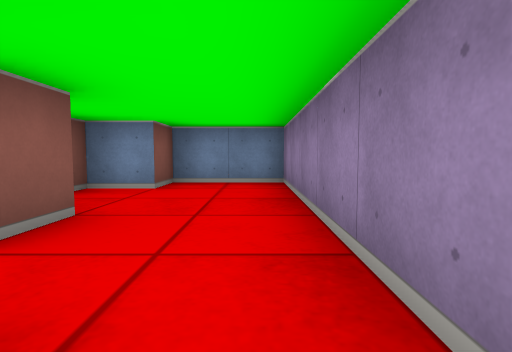
view 1 (above)

16 first-person views from a walk through a cub3D level. The camera is about half as high as the walls, tilts 4° down and sees 80° across. The floor is counted in squares. Each view is taken from the middle of a square. On the plan, view 1 faces up. The plan holds only what a view shows up to about 9 squares ahead; the rest is blank. The place goes on beyond the plan.

view 2
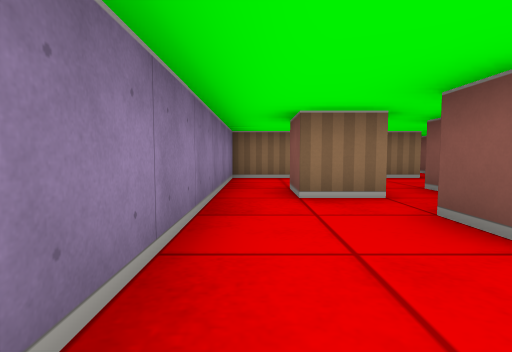

view 3
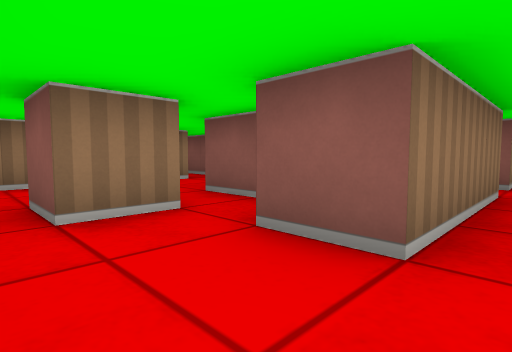

view 4
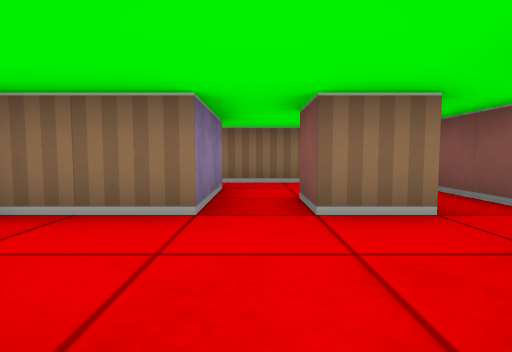

view 5
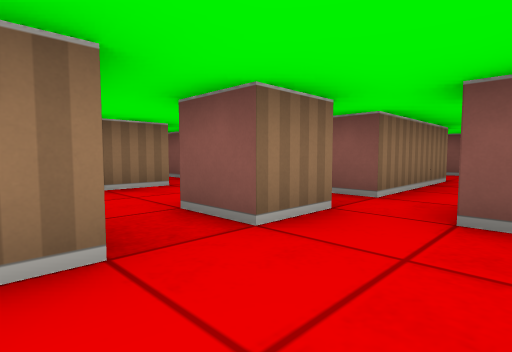

view 6
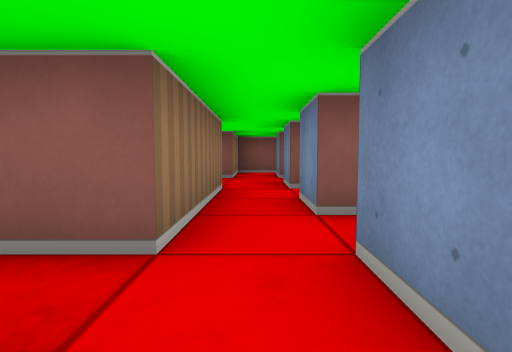

view 7
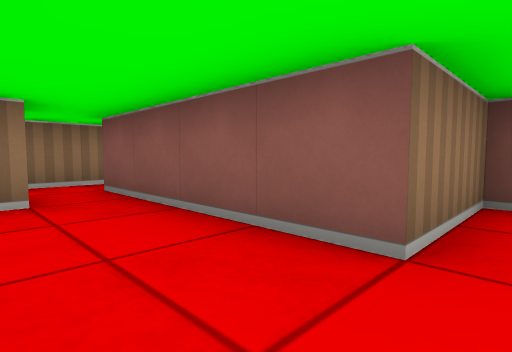

view 8
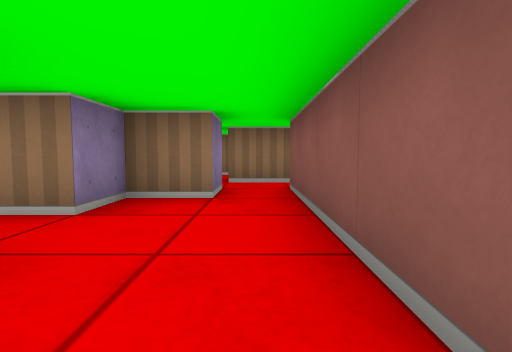

view 9
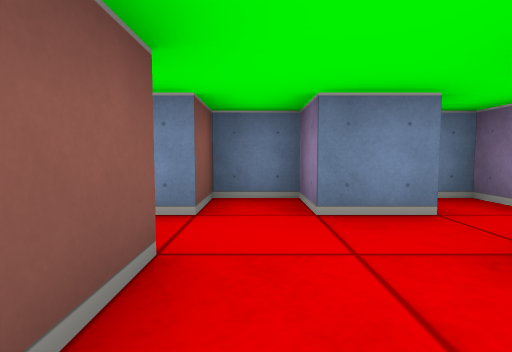

view 10
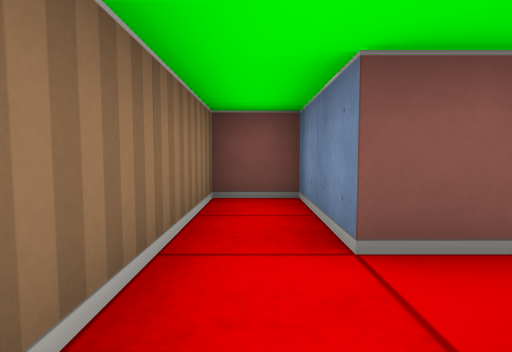

view 11
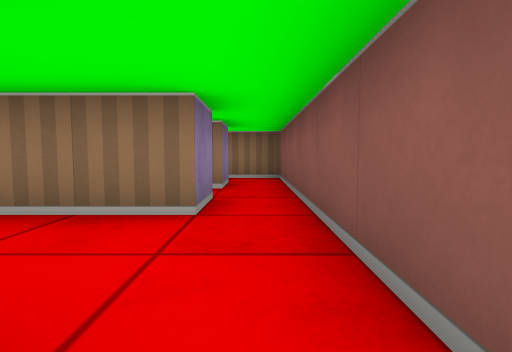

view 12
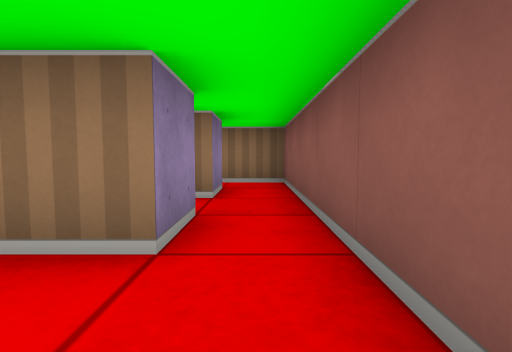

view 13
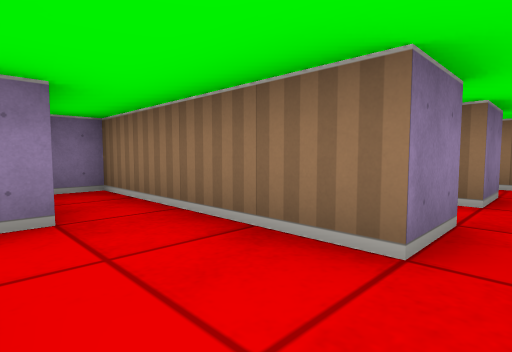

view 14
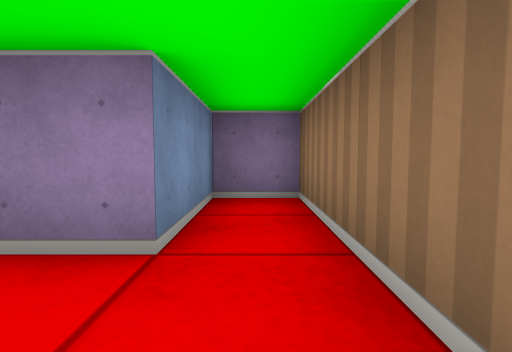

view 15
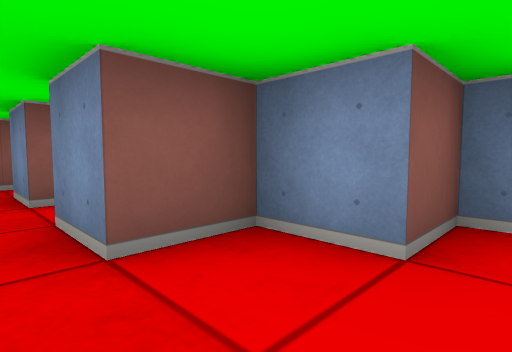

view 16
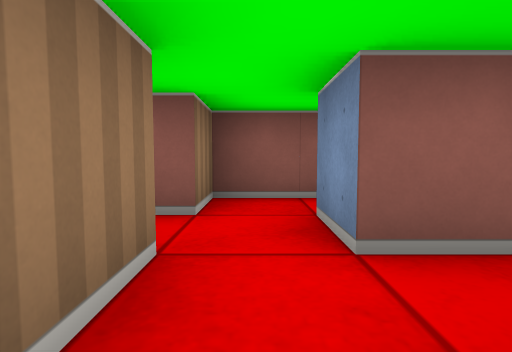

### Floor plan
Ten units are one square. View 1 is at (0, 0); x grows to the right and y downward. Boxes are objects, and circles mark ways between rooms. Rooms are numbered by the first view taken in them; rooms with no view inside come last. Other rooms are left out.
<svg viewBox="-120 -60 130 145">
<path fill="none" stroke="#000" d="M-16 -5 -5 -5 -5 5M-25 -5 -25 5M-35 15 -45 15M-34 -25 -15 -25 -15 -15M-36 25 -25 25 -25 35M-45 25 -45 55M-35 55 5 55 5 45 -15 45 -15 25 5 25 5 -55 -15 -55 -15 -45 -25 -45 -25 -35 -35 -35M-55 15 -65 15M-65 11 -65 5 -70 5M-74 15 -85 15M-75 25 -45 25M-85 15 -85 5 -95 5 -95 15 -102 15M-115 14 -115 25 -95 25M-85 55 -75 55 -75 45 -69 45M-95 25 -95 55M-85 65 -85 55M-95 55 -95 65 -115 65 -115 75 -85 75"/>
<circle cx="-40" cy="20" r="3" fill="#2a7"/>
<circle cx="-80" cy="20" r="3" fill="#2a7"/>
<circle cx="-85" cy="30" r="3" fill="#2a7"/>
<circle cx="-90" cy="60" r="3" fill="#2a7"/>
<text x="-20" y="0">1</text>
<text x="-60" y="20">2</text>
<text x="-100" y="20">3</text>
<text x="-80" y="40">4</text>
<text x="-90" y="70">5</text>
</svg>
Room 1 opens to room 2. Room 2 opens to room 3. Room 2 opens to room 4. Room 4 opens to room 5.

Where each view was taken, in squares from view 1:
view 1: 0 up, 0 right, facing up
view 2: 4 up, 0 right, facing down
view 3: 3 up, 0 right, facing down-left
view 4: 0 up, 2 left, facing down
view 5: 1 down, 1 left, facing down-left
view 6: 2 down, 3 left, facing left
view 7: 2 down, 8 left, facing down-left
view 8: 2 down, 9 left, facing down
view 9: 4 down, 9 left, facing up
view 10: 7 down, 8 left, facing left
view 11: 3 down, 4 left, facing down
view 12: 4 down, 4 left, facing down
view 13: 4 down, 4 left, facing down-right
view 14: 5 down, 3 left, facing right
view 15: 3 up, 1 left, facing up-left
view 16: 3 up, 3 left, facing left
